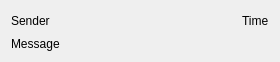
<?xml version="1.0" encoding="UTF-8"?>
<ui version="4.0">
 <class>ChatItemWidget</class>
 <widget class="QWidget" name="ChatItemWidget">
  <property name="geometry">
   <rect>
    <x>0</x>
    <y>0</y>
    <width>280</width>
    <height>50</height>
   </rect>
  </property>
  <property name="windowTitle">
   <string>Form</string>
  </property>
  <layout class="QGridLayout" name="gridLayout">
   <item row="0" column="0">
    <layout class="QHBoxLayout" name="horizontalLayout">
     <item>
      <widget class="QLabel" name="senderLabel">
       <property name="text">
        <string>Sender</string>
       </property>
      </widget>
     </item>
     <item>
      <spacer name="horizontalSpacer">
       <property name="orientation">
        <enum>Qt::Orientation::Horizontal</enum>
       </property>
       <property name="sizeHint" stdset="0">
        <size>
         <width>40</width>
         <height>20</height>
        </size>
       </property>
      </spacer>
     </item>
     <item>
      <widget class="QLabel" name="timeLabel">
       <property name="text">
        <string>Time</string>
       </property>
      </widget>
     </item>
    </layout>
   </item>
   <item row="1" column="0">
    <widget class="QLabel" name="messageLabel">
     <property name="text">
      <string>Message</string>
     </property>
    </widget>
   </item>
  </layout>
 </widget>
 <resources/>
 <connections/>
</ui>
